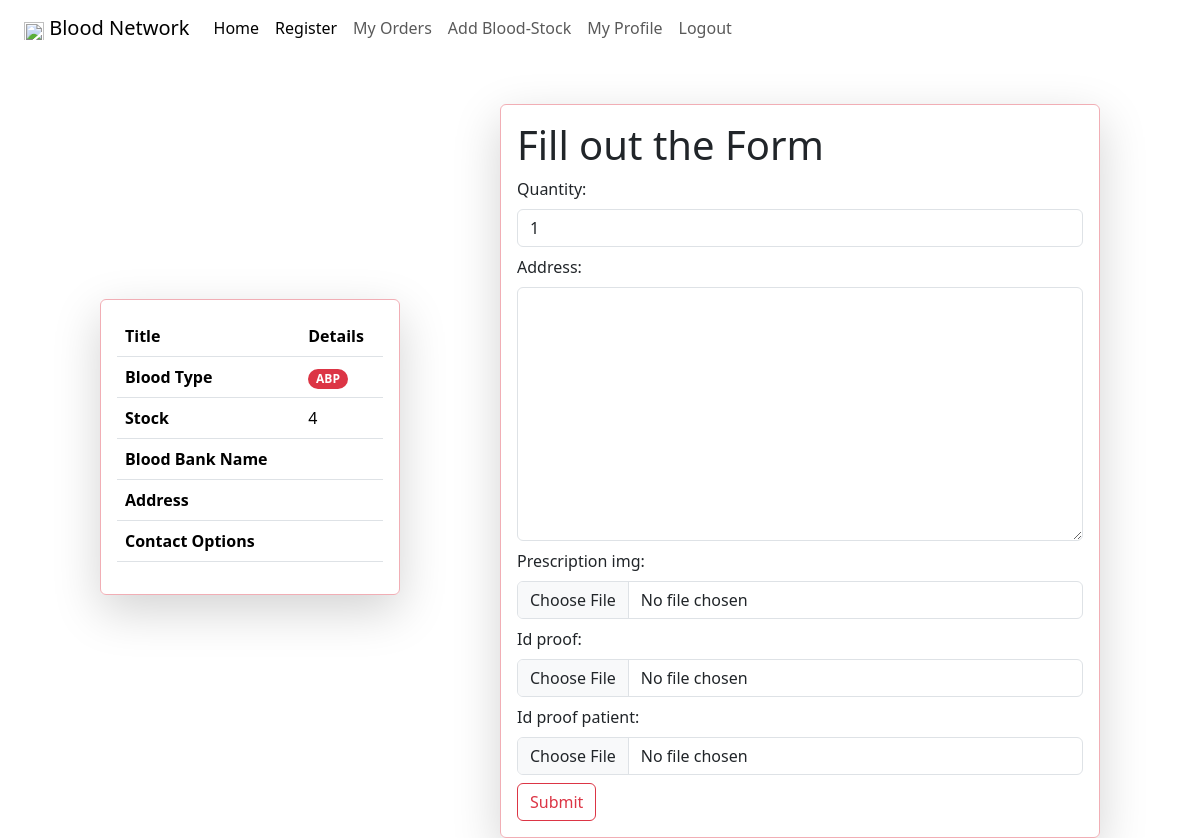
/4, run on an earlier commit of the app's database.
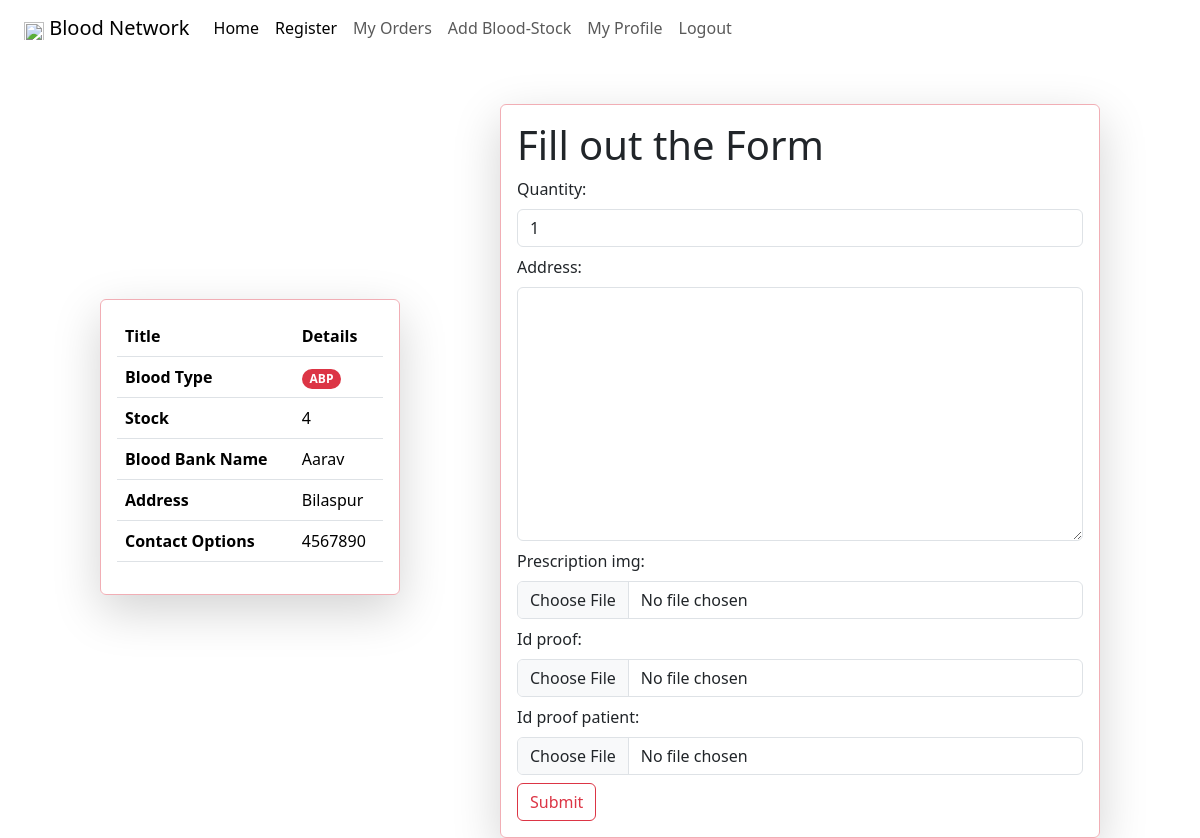
And on a later commit of the database.
### homepage/models.py (models this page shows, shortened)
class bloodStock(models.Model):
    BLOOD_TYPE = (
        ('A+', 'A+'),
        ('A-', 'A-'),
        ('B+', 'B+'),
        ('B-', 'B-'),
        ('AB+', 'AB+'),
        ('AB-', 'AB-'),
        ('O+', 'O+'),
        ('O-', 'O-'),
    )
    blood_bank = models.ForeignKey(User, on_delete=models.CASCADE)
    blood_type = models.CharField(max_length=30, choices=BLOOD_TYPE)
    quantity = models.IntegerField(default=0)

class User(AbstractUser):
    USER_TYPE =(
        ('provider', 'provider'),
        ('reciever', 'reciever'),
    )
    profile_img = models.ImageField(upload_to="profile_img/", blank=True)
    contact_no = models.CharField(max_length=200, blank=True)
    address = models.CharField(max_length=200, blank=True)
    city = models.CharField(max_length=100, blank=True)
    state = models.CharField(max_length=100, blank=True)
    user_type = models.CharField(max_length=20, choices=USER_TYPE)

### homepage/views.py (the view, shortened to what this page needs)
# urls.py: path("<int:listing_id>", views.blood_info, name="blood_info_view")
def blood_info(request, listing_id):
    try:
        get_details = bloodStock.objects.get(id=listing_id)
    except:
        get_details = ""
    order_form = orderForm
    return render(request, "homepage/blood_info_page.html", {
        "blood_details": get_details,
        "order_form": order_form
    })

### homepage/templates/homepage/blood_info_page.html (shortened to what this page needs)
{% extends 'homepage/layout.html'%}
{% load static %}
{% block body %}
<div class="row justify-content-evenly align-items-center">
  <div class="col-3 p-3 shadow-lg  border border-danger-subtle rounded">
    <table class="table">
      <thead>
        <tr>
          <th scope="col">Title</th>
          <th scope="col">Details</th>
        </tr>
      </thead>
      <tbody>
        <tr>
          <th scope="row">Blood Type</th>
          <td><span class="badge text-bg-danger rounded-pill" >{{blood_details.blood_type}}</span></td>
        </tr>
        <tr>
          <th scope="row">Stock</th>
          <td>{{ blood_details.quantity }}</td>
        </tr>
        <tr>
          <th scope="row">Blood Bank Name</th>
          <td colspan="2">{{blood_details.blood_bank.first_name}}</td>
        </tr>
        <tr>
          <th scope="row">Address</th>
          <td colspan="2">{{blood_details.blood_bank.address}}</td>
        </tr>
        <tr>
          <th scope="row">Contact Options</th>
          <td colspan="2">{{blood_details.blood_bank.contact_no}}</td>
        </tr>
      </tbody>
    </table>
  </div>
  <div class="col-6 p-3 border border-danger-subtle rounded mt-5 shadow-lg" >
    <h1>Fill out the Form </h1>
    <form action="{% url 'blood_info_view' blood_details.id %}" method="POST" enctype="multipart/form-data">
      {{ order_form }}
      <button type="submit" class="btn btn-outline-danger">Submit</button>
    </form>
  </div>
</div>
{% endblock %}

What changed in the data, as far as the page shows it:
changed through a linked row, bloodStock "ABP": blood_bank.first_name (not shown) → "Aarav"; blood_bank.address (not shown) → "Bilaspur"; blood_bank.contact_no (not shown) → "4567890"
